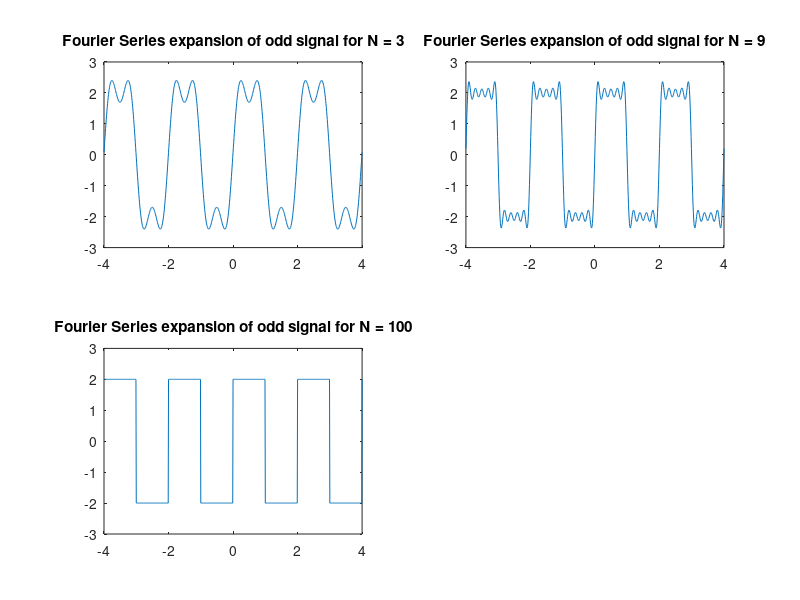

Source code (MATLAB):
# Lab 4 : Fourier Series
# Fourier series expansion of odd signal for different N (N=3,9,100)

N = [3, 9, 100]

for i = 1:3
  subplot(2, 2, i)
  Ts = 0.01
  T = 2
  t = 0 : Ts : T - Ts
  f (t < T/2) = 2
  f (t >= T/2) = -2
  a = zeros(1, N(i)+1)
  b = zeros(1, N(i)+1)

  for n = 0:N(i)
    a(n+1) = (2 * Ts / T) * sum(f .* cos(2*pi*n*t/T))
    b(n+1) = (2 * Ts / T) * sum(f .* sin(2*pi*n*t/T))
  endfor
  
  t = -2 * T : Ts : 2 * T
  fs = (a(1)/2) * ones(size(t))
  
  for n = 1:N(i)
    fs = fs + (a(n+1) * cos(2*pi*n*t/T)) + (b(n+1) * sin(2*pi*n*t/T))
  endfor
  
  plot(t, fs)
  title(sprintf('Fourier Series expansion of odd signal for N = %d', N(i)))
endfor